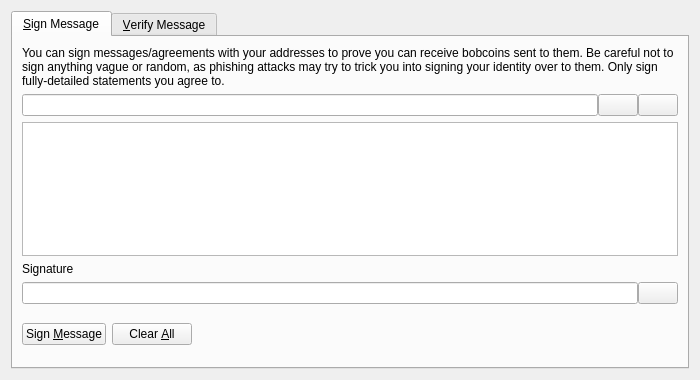
<?xml version="1.0" encoding="UTF-8"?>
<ui version="4.0">
 <class>SignVerifyMessageDialog</class>
 <widget class="QDialog" name="SignVerifyMessageDialog">
  <property name="geometry">
   <rect>
    <x>0</x>
    <y>0</y>
    <width>700</width>
    <height>380</height>
   </rect>
  </property>
  <property name="windowTitle">
   <string>Signatures - Sign / Verify a Message</string>
  </property>
  <property name="modal">
   <bool>true</bool>
  </property>
  <layout class="QVBoxLayout" name="verticalLayout">
   <item>
    <widget class="QTabWidget" name="tabWidget">
     <property name="currentIndex">
      <number>0</number>
     </property>
     <widget class="QWidget" name="tabSignMessage">
      <attribute name="title">
       <string>&amp;Sign Message</string>
      </attribute>
      <layout class="QVBoxLayout" name="verticalLayout_SM">
       <item>
        <widget class="QLabel" name="infoLabel_SM">
         <property name="text">
          <string>You can sign messages/agreements with your addresses to prove you can receive bobcoins sent to them. Be careful not to sign anything vague or random, as phishing attacks may try to trick you into signing your identity over to them. Only sign fully-detailed statements you agree to.</string>
         </property>
         <property name="textFormat">
          <enum>Qt::PlainText</enum>
         </property>
         <property name="wordWrap">
          <bool>true</bool>
         </property>
        </widget>
       </item>
       <item>
        <layout class="QHBoxLayout" name="horizontalLayout_1_SM">
         <property name="spacing">
          <number>0</number>
         </property>
         <item>
          <widget class="QValidatedLineEdit" name="addressIn_SM">
           <property name="toolTip">
            <string>The Bobcoin address to sign the message with</string>
           </property>
          </widget>
         </item>
         <item>
          <widget class="QPushButton" name="addressBookButton_SM">
           <property name="toolTip">
            <string>Choose previously used address</string>
           </property>
           <property name="text">
            <string/>
           </property>
           <property name="icon">
            <iconset resource="../bitcoin.qrc">
             <normaloff>:/icons/address-book</normaloff>:/icons/address-book</iconset>
           </property>
           <property name="shortcut">
            <string>Alt+A</string>
           </property>
           <property name="autoDefault">
            <bool>false</bool>
           </property>
          </widget>
         </item>
         <item>
          <widget class="QPushButton" name="pasteButton_SM">
           <property name="toolTip">
            <string>Paste address from clipboard</string>
           </property>
           <property name="text">
            <string/>
           </property>
           <property name="icon">
            <iconset resource="../bitcoin.qrc">
             <normaloff>:/icons/editpaste</normaloff>:/icons/editpaste</iconset>
           </property>
           <property name="shortcut">
            <string>Alt+P</string>
           </property>
           <property name="autoDefault">
            <bool>false</bool>
           </property>
          </widget>
         </item>
        </layout>
       </item>
       <item>
        <widget class="QPlainTextEdit" name="messageIn_SM">
         <property name="toolTip">
          <string>Enter the message you want to sign here</string>
         </property>
        </widget>
       </item>
       <item>
        <widget class="QLabel" name="signatureLabel_SM">
         <property name="text">
          <string>Signature</string>
         </property>
         <property name="textFormat">
          <enum>Qt::PlainText</enum>
         </property>
        </widget>
       </item>
       <item>
        <layout class="QHBoxLayout" name="horizontalLayout_2_SM">
         <property name="spacing">
          <number>0</number>
         </property>
         <item>
          <widget class="QLineEdit" name="signatureOut_SM">
           <property name="font">
            <font>
             <italic>true</italic>
            </font>
           </property>
           <property name="readOnly">
            <bool>true</bool>
           </property>
          </widget>
         </item>
         <item>
          <widget class="QPushButton" name="copySignatureButton_SM">
           <property name="toolTip">
            <string>Copy the current signature to the system clipboard</string>
           </property>
           <property name="text">
            <string/>
           </property>
           <property name="icon">
            <iconset resource="../bitcoin.qrc">
             <normaloff>:/icons/editcopy</normaloff>:/icons/editcopy</iconset>
           </property>
           <property name="autoDefault">
            <bool>false</bool>
           </property>
          </widget>
         </item>
        </layout>
       </item>
       <item>
        <layout class="QHBoxLayout" name="horizontalLayout_3_SM">
         <item>
          <widget class="QPushButton" name="signMessageButton_SM">
           <property name="toolTip">
            <string>Sign the message to prove you own this Bobcoin address</string>
           </property>
           <property name="text">
            <string>Sign &amp;Message</string>
           </property>
           <property name="icon">
            <iconset resource="../bitcoin.qrc">
             <normaloff>:/icons/edit</normaloff>:/icons/edit</iconset>
           </property>
           <property name="autoDefault">
            <bool>false</bool>
           </property>
          </widget>
         </item>
         <item>
          <widget class="QPushButton" name="clearButton_SM">
           <property name="toolTip">
            <string>Reset all sign message fields</string>
           </property>
           <property name="text">
            <string>Clear &amp;All</string>
           </property>
           <property name="icon">
            <iconset resource="../bitcoin.qrc">
             <normaloff>:/icons/remove</normaloff>:/icons/remove</iconset>
           </property>
           <property name="autoDefault">
            <bool>false</bool>
           </property>
          </widget>
         </item>
         <item>
          <spacer name="horizontalSpacer_1_SM">
           <property name="orientation">
            <enum>Qt::Horizontal</enum>
           </property>
           <property name="sizeHint" stdset="0">
            <size>
             <width>40</width>
             <height>48</height>
            </size>
           </property>
          </spacer>
         </item>
         <item>
          <widget class="QLabel" name="statusLabel_SM">
           <property name="font">
            <font>
             <weight>75</weight>
             <bold>true</bold>
            </font>
           </property>
           <property name="text">
            <string/>
           </property>
           <property name="wordWrap">
            <bool>true</bool>
           </property>
          </widget>
         </item>
         <item>
          <spacer name="horizontalSpacer_2_SM">
           <property name="orientation">
            <enum>Qt::Horizontal</enum>
           </property>
           <property name="sizeHint" stdset="0">
            <size>
             <width>40</width>
             <height>48</height>
            </size>
           </property>
          </spacer>
         </item>
        </layout>
       </item>
      </layout>
     </widget>
     <widget class="QWidget" name="tabVerifyMessage">
      <attribute name="title">
       <string>&amp;Verify Message</string>
      </attribute>
      <layout class="QVBoxLayout" name="verticalLayout_VM">
       <item>
        <widget class="QLabel" name="infoLabel_VM">
         <property name="text">
          <string>Enter the receiver's address, message (ensure you copy line breaks, spaces, tabs, etc. exactly) and signature below to verify the message. Be careful not to read more into the signature than what is in the signed message itself, to avoid being tricked by a man-in-the-middle attack. Note that this only proves the signing party receives with the address, it cannot prove sendership of any transaction!</string>
         </property>
         <property name="textFormat">
          <enum>Qt::PlainText</enum>
         </property>
         <property name="alignment">
          <set>Qt::AlignLeading|Qt::AlignLeft|Qt::AlignTop</set>
         </property>
         <property name="wordWrap">
          <bool>true</bool>
         </property>
        </widget>
       </item>
       <item>
        <layout class="QHBoxLayout" name="horizontalLayout_1_VM">
         <property name="spacing">
          <number>0</number>
         </property>
         <item>
          <widget class="QValidatedLineEdit" name="addressIn_VM">
           <property name="toolTip">
            <string>The Bobcoin address the message was signed with</string>
           </property>
          </widget>
         </item>
         <item>
          <widget class="QPushButton" name="addressBookButton_VM">
           <property name="toolTip">
            <string>Choose previously used address</string>
           </property>
           <property name="text">
            <string/>
           </property>
           <property name="icon">
            <iconset resource="../bitcoin.qrc">
             <normaloff>:/icons/address-book</normaloff>:/icons/address-book</iconset>
           </property>
           <property name="shortcut">
            <string>Alt+A</string>
           </property>
           <property name="autoDefault">
            <bool>false</bool>
           </property>
          </widget>
         </item>
        </layout>
       </item>
       <item>
        <widget class="QPlainTextEdit" name="messageIn_VM"/>
       </item>
       <item>
        <widget class="QValidatedLineEdit" name="signatureIn_VM"/>
       </item>
       <item>
        <layout class="QHBoxLayout" name="horizontalLayout_2_VM">
         <item>
          <widget class="QPushButton" name="verifyMessageButton_VM">
           <property name="toolTip">
            <string>Verify the message to ensure it was signed with the specified Bobcoin address</string>
           </property>
           <property name="text">
            <string>Verify &amp;Message</string>
           </property>
           <property name="icon">
            <iconset resource="../bitcoin.qrc">
             <normaloff>:/icons/transaction_0</normaloff>:/icons/transaction_0</iconset>
           </property>
           <property name="autoDefault">
            <bool>false</bool>
           </property>
          </widget>
         </item>
         <item>
          <widget class="QPushButton" name="clearButton_VM">
           <property name="toolTip">
            <string>Reset all verify message fields</string>
           </property>
           <property name="text">
            <string>Clear &amp;All</string>
           </property>
           <property name="icon">
            <iconset resource="../bitcoin.qrc">
             <normaloff>:/icons/remove</normaloff>:/icons/remove</iconset>
           </property>
           <property name="autoDefault">
            <bool>false</bool>
           </property>
          </widget>
         </item>
         <item>
          <spacer name="horizontalSpacer_1_VM">
           <property name="orientation">
            <enum>Qt::Horizontal</enum>
           </property>
           <property name="sizeHint" stdset="0">
            <size>
             <width>40</width>
             <height>48</height>
            </size>
           </property>
          </spacer>
         </item>
         <item>
          <widget class="QLabel" name="statusLabel_VM">
           <property name="font">
            <font>
             <weight>75</weight>
             <bold>true</bold>
            </font>
           </property>
           <property name="text">
            <string/>
           </property>
           <property name="wordWrap">
            <bool>true</bool>
           </property>
          </widget>
         </item>
         <item>
          <spacer name="horizontalSpacer_2_VM">
           <property name="orientation">
            <enum>Qt::Horizontal</enum>
           </property>
           <property name="sizeHint" stdset="0">
            <size>
             <width>40</width>
             <height>48</height>
            </size>
           </property>
          </spacer>
         </item>
        </layout>
       </item>
      </layout>
     </widget>
    </widget>
   </item>
  </layout>
 </widget>
 <customwidgets>
  <customwidget>
   <class>QValidatedLineEdit</class>
   <extends>QLineEdit</extends>
   <header>qvalidatedlineedit.h</header>
  </customwidget>
 </customwidgets>
 <resources>
  <include location="../bitcoin.qrc"/>
 </resources>
 <connections/>
</ui>
